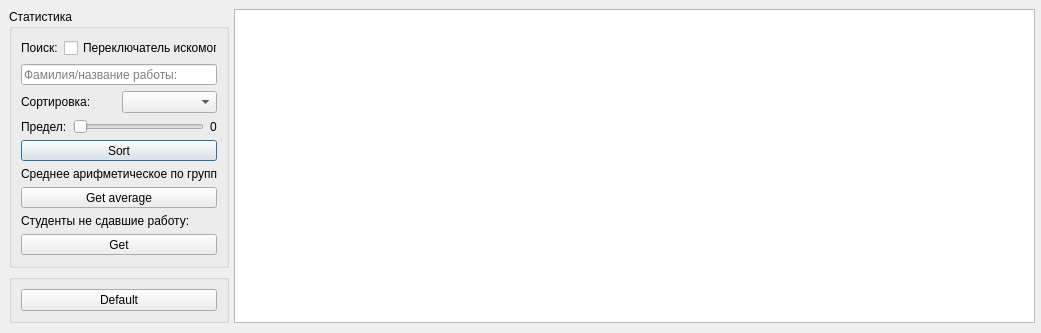
<?xml version="1.0" encoding="UTF-8"?>
<ui version="4.0">
 <class>sudentinfo</class>
 <widget class="QDialog" name="sudentinfo">
  <property name="geometry">
   <rect>
    <x>0</x>
    <y>0</y>
    <width>1041</width>
    <height>333</height>
   </rect>
  </property>
  <property name="windowTitle">
   <string>DB view</string>
  </property>
  <property name="layoutDirection">
   <enum>Qt::LeftToRight</enum>
  </property>
  <widget class="QTableView" name="Table">
   <property name="geometry">
    <rect>
     <x>234</x>
     <y>9</y>
     <width>801</width>
     <height>314</height>
    </rect>
   </property>
  </widget>
  <widget class="QWidget" name="">
   <property name="geometry">
    <rect>
     <x>9</x>
     <y>9</y>
     <width>220</width>
     <height>314</height>
    </rect>
   </property>
   <layout class="QVBoxLayout" name="verticalLayout_3">
    <item>
     <widget class="QGroupBox" name="groupBox">
      <property name="title">
       <string>Статистика</string>
      </property>
      <layout class="QVBoxLayout" name="verticalLayout_2">
       <item>
        <layout class="QVBoxLayout" name="verticalLayout">
         <item>
          <layout class="QHBoxLayout" name="horizontalLayout_3">
           <item>
            <widget class="QLabel" name="label_2">
             <property name="text">
              <string>Поиск:</string>
             </property>
            </widget>
           </item>
           <item>
            <widget class="QCheckBox" name="checkBox">
             <property name="text">
              <string>Переключатель искомого</string>
             </property>
            </widget>
           </item>
          </layout>
         </item>
         <item>
          <widget class="QLineEdit" name="Search">
           <property name="placeholderText">
            <string>Фамилия/название работы:</string>
           </property>
          </widget>
         </item>
         <item>
          <layout class="QHBoxLayout" name="horizontalLayout_2">
           <item>
            <widget class="QLabel" name="label_3">
             <property name="text">
              <string>Сортировка:</string>
             </property>
            </widget>
           </item>
           <item>
            <widget class="QComboBox" name="SortType"/>
           </item>
          </layout>
         </item>
         <item>
          <layout class="QHBoxLayout" name="horizontalLayout">
           <item>
            <widget class="QLabel" name="label_5">
             <property name="text">
              <string>Предел:</string>
             </property>
            </widget>
           </item>
           <item>
            <widget class="QSlider" name="Slider">
             <property name="maximum">
              <number>40</number>
             </property>
             <property name="orientation">
              <enum>Qt::Horizontal</enum>
             </property>
            </widget>
           </item>
           <item>
            <widget class="QLabel" name="Count">
             <property name="text">
              <string>0</string>
             </property>
            </widget>
           </item>
          </layout>
         </item>
         <item>
          <widget class="QPushButton" name="toSort">
           <property name="text">
            <string>Sort</string>
           </property>
          </widget>
         </item>
         <item>
          <widget class="QLabel" name="label_4">
           <property name="text">
            <string>Среднее арифметическое по группам:</string>
           </property>
          </widget>
         </item>
         <item>
          <widget class="QPushButton" name="toAVG">
           <property name="text">
            <string>Get average</string>
           </property>
          </widget>
         </item>
         <item>
          <widget class="QLabel" name="label_6">
           <property name="text">
            <string>Студенты не сдавшие работу:</string>
           </property>
          </widget>
         </item>
         <item>
          <widget class="QPushButton" name="toGetBadStudents">
           <property name="text">
            <string>Get</string>
           </property>
          </widget>
         </item>
        </layout>
       </item>
      </layout>
     </widget>
    </item>
    <item>
     <widget class="QGroupBox" name="groupBox_3">
      <property name="title">
       <string/>
      </property>
      <layout class="QHBoxLayout" name="horizontalLayout_4">
       <item>
        <widget class="QPushButton" name="toDefault">
         <property name="text">
          <string>Default</string>
         </property>
        </widget>
       </item>
      </layout>
     </widget>
    </item>
   </layout>
  </widget>
 </widget>
 <resources/>
 <connections/>
</ui>
